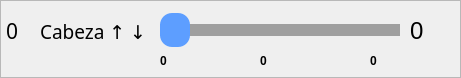
      <widget class="QFrame" name="frame_slider_cabezaAB">
       <property name="geometry">
        <rect>
         <x>0</x>
         <y>132</y>
         <width>461</width>
         <height>78</height>
        </rect>
       </property>
       <property name="minimumSize">
        <size>
         <width>80</width>
         <height>0</height>
        </size>
       </property>
       <property name="frameShape">
        <enum>QFrame::StyledPanel</enum>
       </property>
       <property name="frameShadow">
        <enum>QFrame::Raised</enum>
       </property>
       <widget class="QLabel" name="label_3">
        <property name="geometry">
         <rect>
          <x>40</x>
          <y>11</y>
          <width>111</width>
          <height>41</height>
         </rect>
        </property>
        <property name="font">
         <font>
          <family>Sans Serif</family>
          <pointsize>14</pointsize>
          <weight>50</weight>
          <italic>false</italic>
          <bold>false</bold>
         </font>
        </property>
        <property name="styleSheet">
         <string notr="true"/>
        </property>
        <property name="text">
         <string>Cabeza &amp;#8593; &amp;#8595;</string>
        </property>
        <property name="textFormat">
         <enum>Qt::RichText</enum>
        </property>
       </widget>
       <widget class="QSlider" name="cabezaABSlider">
        <property name="enabled">
         <bool>true</bool>
        </property>
        <property name="geometry">
         <rect>
          <x>160</x>
          <y>10</y>
          <width>240</width>
          <height>41</height>
         </rect>
        </property>
        <property name="minimumSize">
         <size>
          <width>0</width>
          <height>30</height>
         </size>
        </property>
        <property name="autoFillBackground">
         <bool>false</bool>
        </property>
        <property name="styleSheet">
         <string notr="true">QSlider::groove:horizontal
{
    border: 1px solid #5d9eff;
    height: 10px;
	background: #5d9eff;
}  

QSlider::handle:horizontal
{
    background: #5d9eff;;
    width: 30px;
	height: 30px;
	left: 11px;
	right: 11px;
	margin: -12px;
	border-radius: 12px;	
}

QSlider::add-page:horizontal
{
    background-color: #9f9f9f;
	border: 1px solid #9f9f9f;
}</string>
        </property>
        <property name="maximum">
         <number>180</number>
        </property>
        <property name="orientation">
         <enum>Qt::Horizontal</enum>
        </property>
        <property name="tickPosition">
         <enum>QSlider::NoTicks</enum>
        </property>
        <property name="tickInterval">
         <number>0</number>
        </property>
       </widget>
       <widget class="QLabel" name="cabezaAB_valor">
        <property name="geometry">
         <rect>
          <x>410</x>
          <y>20</y>
          <width>51</width>
          <height>22</height>
         </rect>
        </property>
        <property name="minimumSize">
         <size>
          <width>40</width>
          <height>0</height>
         </size>
        </property>
        <property name="font">
         <font>
          <pointsize>18</pointsize>
         </font>
        </property>
        <property name="text">
         <string>0</string>
        </property>
       </widget>
       <widget class="QLabel" name="etiquetaCabezaABMinimo">
        <property name="geometry">
         <rect>
          <x>160</x>
          <y>50</y>
          <width>21</width>
          <height>22</height>
         </rect>
        </property>
        <property name="font">
         <font>
          <weight>75</weight>
          <bold>true</bold>
         </font>
        </property>
        <property name="text">
         <string>0</string>
        </property>
       </widget>
       <widget class="QLabel" name="etiquetaCabezaABMedio">
        <property name="geometry">
         <rect>
          <x>260</x>
          <y>50</y>
          <width>31</width>
          <height>22</height>
         </rect>
        </property>
        <property name="font">
         <font>
          <weight>75</weight>
          <bold>true</bold>
         </font>
        </property>
        <property name="text">
         <string>0</string>
        </property>
       </widget>
       <widget class="QLabel" name="etiquetaCabezaABMaximo">
        <property name="geometry">
         <rect>
          <x>370</x>
          <y>50</y>
          <width>31</width>
          <height>22</height>
         </rect>
        </property>
        <property name="font">
         <font>
          <weight>75</weight>
          <bold>true</bold>
         </font>
        </property>
        <property name="text">
         <string>0</string>
        </property>
       </widget>
       <widget class="QLabel" name="etiquetaCabezaABPin">
        <property name="geometry">
         <rect>
          <x>0</x>
          <y>20</y>
          <width>32</width>
          <height>22</height>
         </rect>
        </property>
        <property name="font">
         <font>
          <family>Sans Serif</family>
          <pointsize>16</pointsize>
         </font>
        </property>
        <property name="styleSheet">
         <string notr="true">margin-left: 1px;</string>
        </property>
        <property name="text">
         <string>0</string>
        </property>
       </widget>
      </widget>
